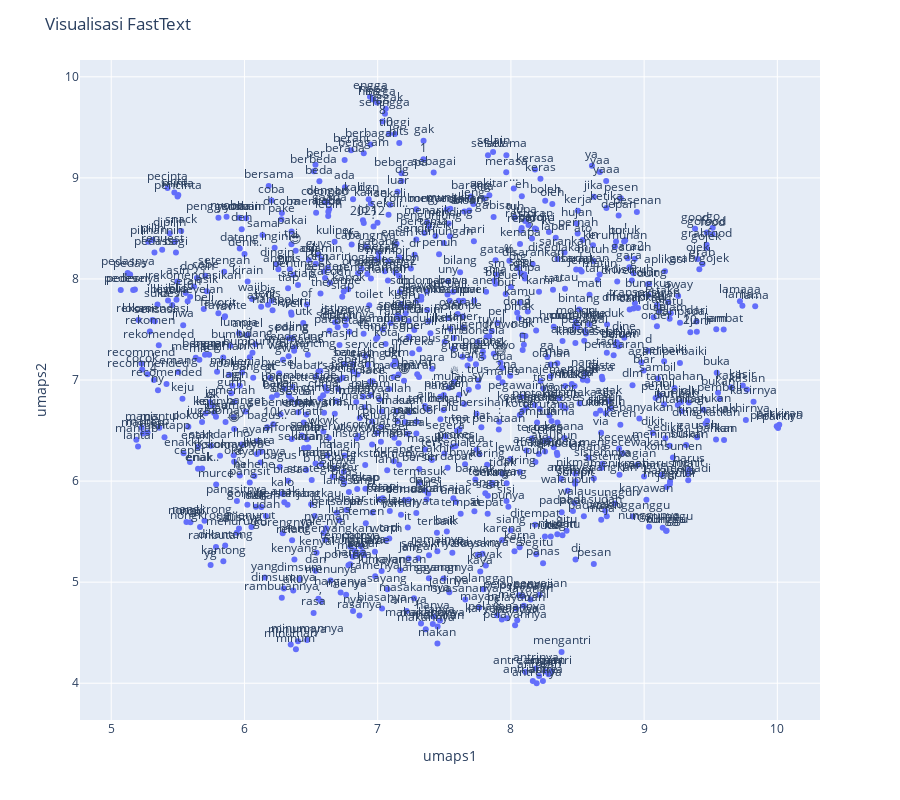

Notebook code for this chart:
### Code cell
fig=px.scatter(data_Fast, x="umaps1", y="umaps2", text="text")
fig.update_traces(textposition="top center")
fig.update_layout(
    height=800,
    title_text="Visualisasi FastText"
    )
fig.show()

### Figure 1 — Plotly figure (JSON) as saved in the notebook; plotly's stock layout.template omitted (floating-point values rounded to 4 significant figures; data arrays with more than 128 entries replaced by an {"elided": "..."} marker saying what was removed)
{"data": [{"hovertemplate": "umaps1=%{x}<br>umaps2=%{y}<br>text=%{text}<extra></extra>", "legendgroup": "", "marker": {"color": "#636efa", "symbol": "circle"}, "mode": "markers+text", "name": "", "orientation": "v", "showlegend": false, "text": {"elided": "832 str values"}, "textposition": "top center", "type": "scatter", "x": {"elided": "832 float values"}, "xaxis": "x", "y": {"elided": "832 float values"}, "yaxis": "y"}], "layout": {"height": 800, "legend": {"tracegroupgap": 0}, "margin": {"t": 60}, "title": {"text": "Visualisasi FastText"}, "xaxis": {"anchor": "y", "domain": [0, 1], "title": {"text": "umaps1"}}, "yaxis": {"anchor": "x", "domain": [0, 1], "title": {"text": "umaps2"}}}}
